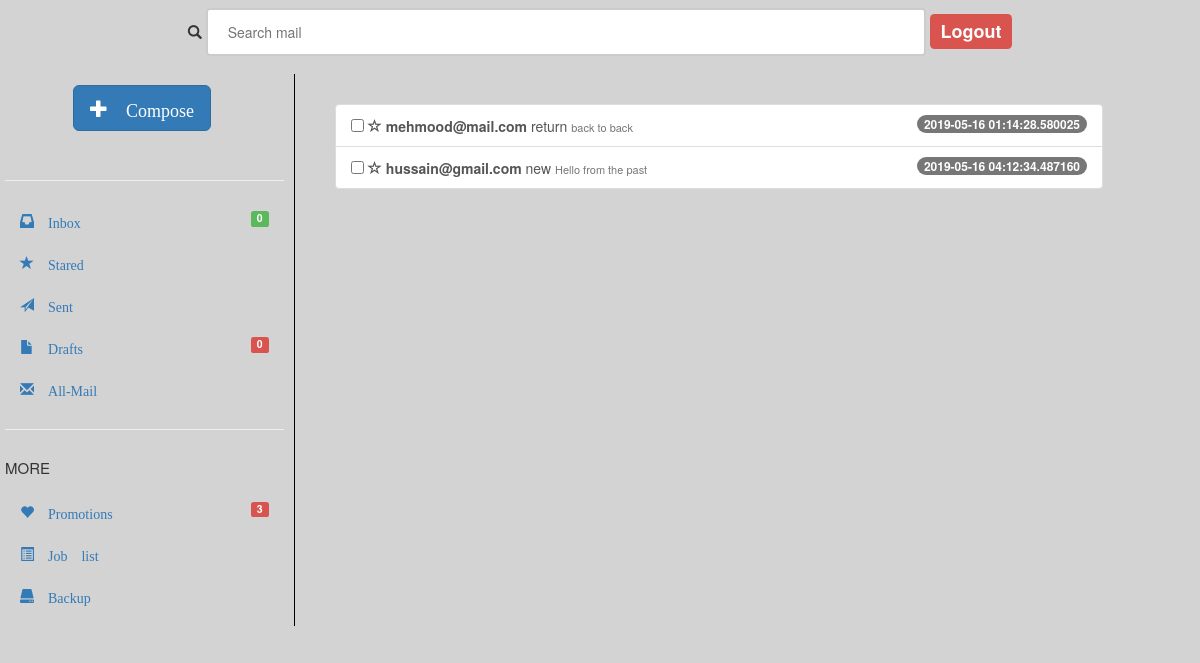
The page /inbox (signed in) on the database its author committed.
### database.py (models this page shows, shortened)
class Email(Base):
	__tablename__ = 'emails'
	email_id = Column(Integer, primary_key=True)
	subject = Column(String(100))
	msg = Column(String(1000))
	receiver_email = Column(String(50))
	sender_email = Column(String(50), nullable=False)
	time = Column(DateTime(), nullable=False)

### app.py (the view)
@app.route('/inbox',methods=["POST","GET"])
@is_logged_in
def inbox():
	user = session['username']
	results = None
	if request.method=="POST":
		insertion()
	else:
		results = db.session.query(Email).filter_by(receiver_email=user).all()
	return render_template("inbox.html",results=results)

### app.py (called while the page is built)
def is_logged_in(f):
	@wraps(f)
	def wrap(*args, **kwargs):
		if "logged_in" in session:
			return f(*args, **kwargs)
		else:
			flash("Unauthorized, Please login", "danger")
			return redirect(url_for("login"))
	return wrap

### templates/inbox.html (shortened to what this page needs)
{% extends "layout.html" %}
{% block body %}
<div class="col inbox col-md-8 pul-right">
    <div class="tab-content">
        <div class="tab-pane fade in active" id="home">
            <div class="list-group">
                {% for result in results %}
                <a href="#" class="list-group-item  testField">
                    <input type="checkbox">
                    <span class="glyphicon glyphicon-star-empty"></span>
                    <strong>
                        <span class="name" style="min-width: 120px; display: inline-block;">{{ result.sender_email }}</span>
                    </strong>
                    <span class=""> {{ result.subject }}</span>
                    <span class="text-muted" style="font-size: 11px;">{{ result.msg }}</span>
                    <span class="badge">{{ result.time }}</span>
                </a>
                {% endfor %}
            </div>
        </div>
    </div>
</div>
{% endblock %}

### templates/layout.html (style rules this page uses)
body { background-color: #D3D3D3; }
.inbox { padding-top: 20px; margin-top: 20px; padding-left: 15px; margin-left: 15px; width: 70%; height: 80%; }

### rows shown on the page
Email: sender_email "mehmood@mail.com", subject "return", msg "back to back", time "2019-05-16 01:14:28.580025"
Email: sender_email "hussain@gmail.com", subject "new", msg "Hello from the past", time "2019-05-16 04:12:34.487160"
